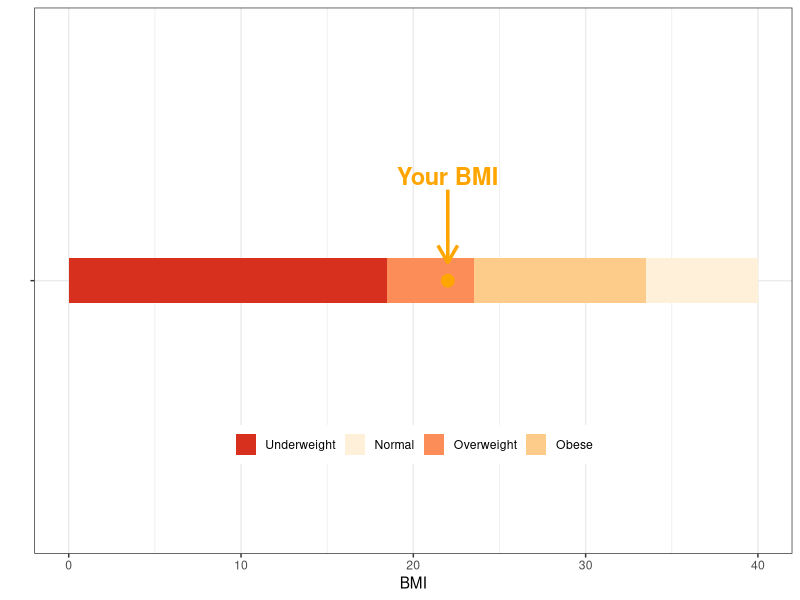

The R source for this figure:
## ---- chunk 1
library(knitr)
kable(data.frame(Status = c("Underweight","Normal","Overweight","Obese"),
           "BMI"=c("< 18.5","18.5-25","25-30","> 30"))) 

## ---- chunk 2

BMI <- function(weight,height,units)  { 
        if(units == "metric") {
                round(weight/(height/100)^2,2)->temp1
                temp1
        }
        else if(units == "imperial"){
                round((weight/(height*12)^2)*703,2)-> temp1
                temp1
        }
}

## ---- chunk 3
library(ggplot2); library(grid)

data.frame(Status = c("Underweight","Normal","Overweight","Obese"),
           BMI=c(18.5,6.5,5,10),id=rep("",4) )-> gr

ggplot(data=gr,aes(x=id,y=BMI,fill=Status,width=0.1))+
                        geom_bar(stat="identity",position="stack",size=1)+
        coord_flip()+
                        scale_fill_brewer(type="div",palette="OrRd",breaks=c("Underweight","Normal","Overweight","Obese"))+
                        scale_x_discrete(name="")+theme_bw()+theme(legend.position="top")+theme(legend.position=c(0.5,0.2))+
                        guides(fill=guide_legend(title=NULL,nrow=1))+
                        annotate("segment",y=22,x=1.2,yend=22,xend=1.04,col="orange",size=1.2, arrow  =arrow(length= unit(0.5,"cm")))+
                        annotate("text", label= "Your BMI",x=1.23,y=22,col="orange",size=6,fontface="bold")+
                        annotate("point",x=1,y=22,size=4,col="orange")

